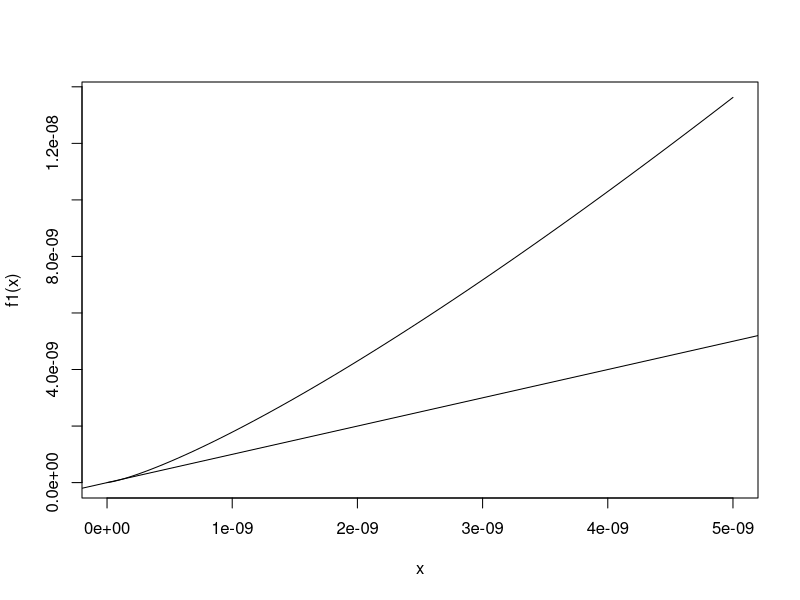
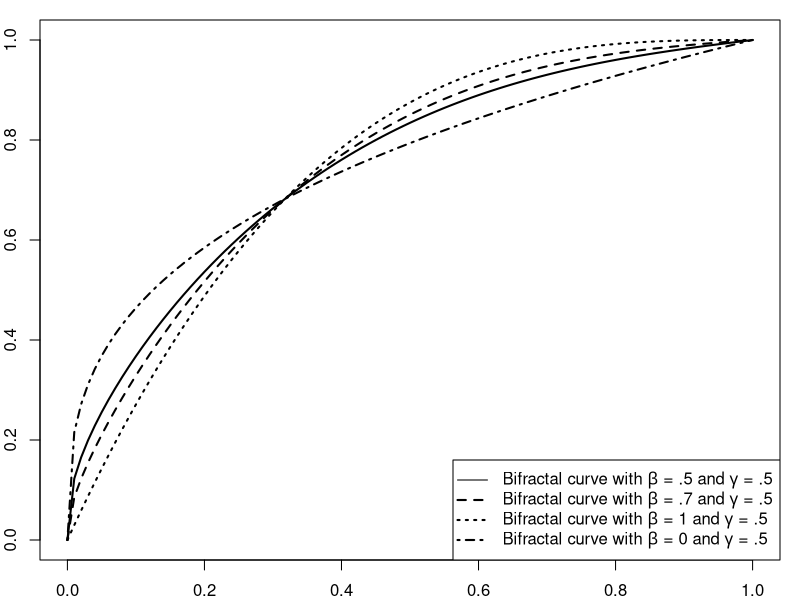
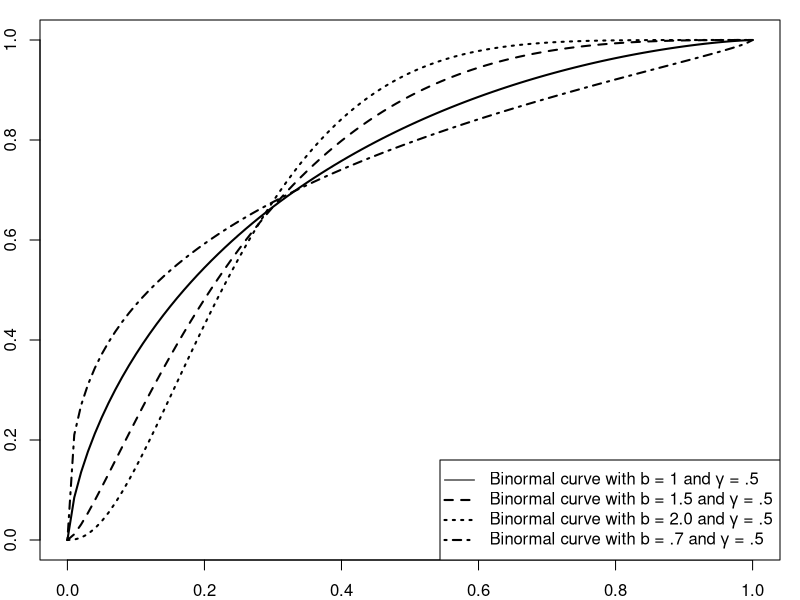
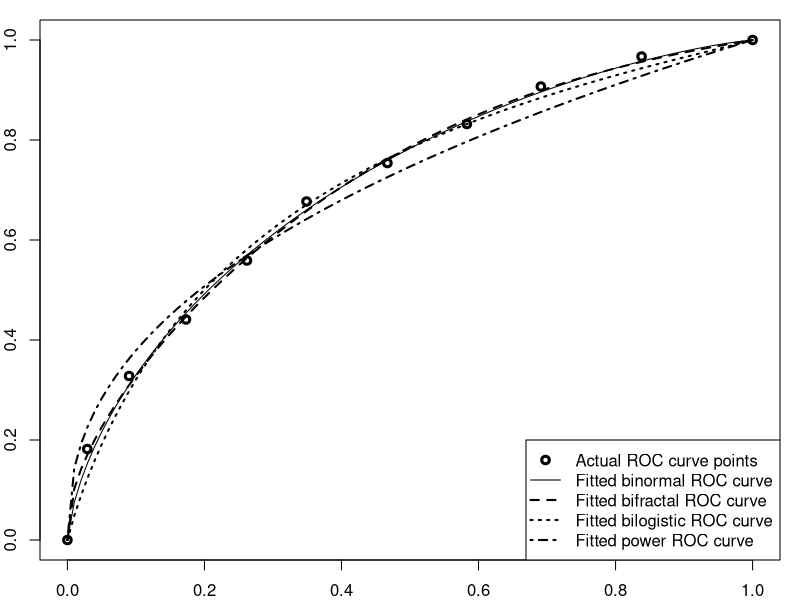
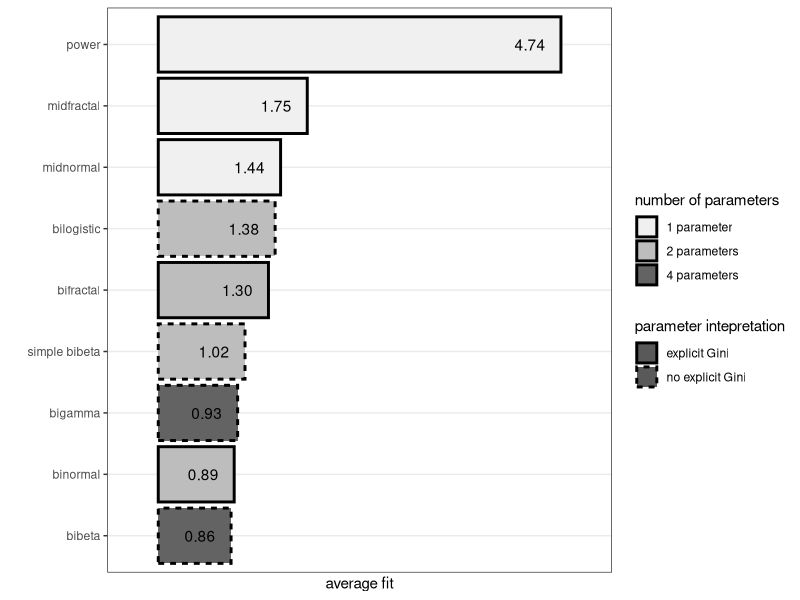
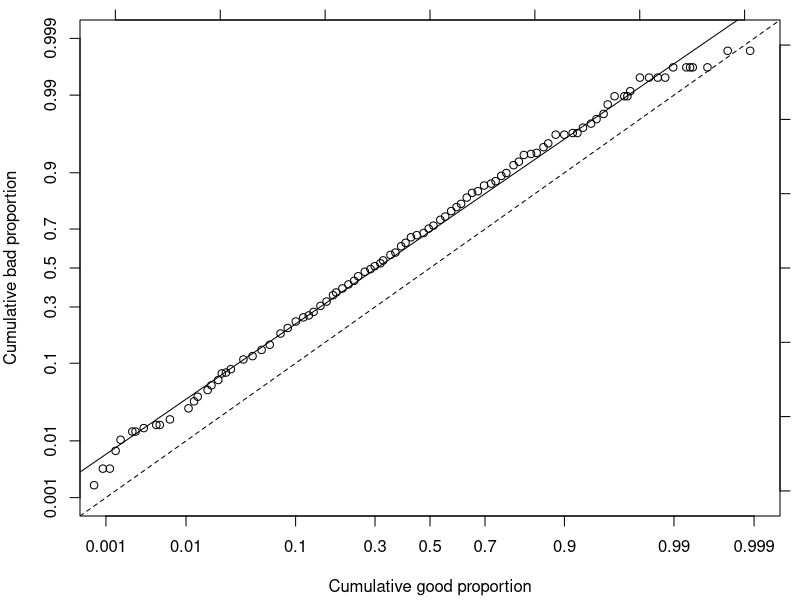
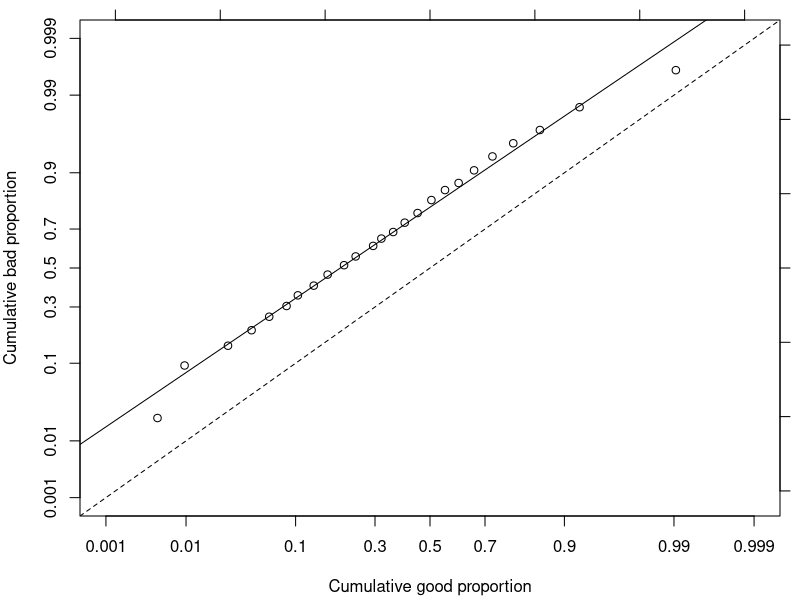
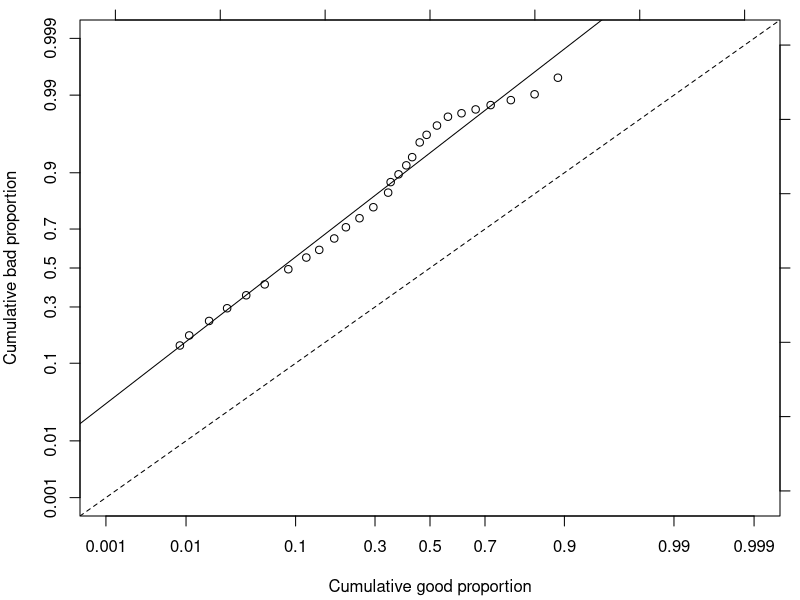

Generate these figures, in order, with R:
library(ggplot2)
library(ggthemes)
library(gtools)
library("RColorBrewer")
save_figures_flag=TRUE


### ROC curve models

#Bibeta function
FuncBibeta<-function(x, aG, bG, aB, bB){pbeta(qbeta(x,aG,bG),aB,bB)}

#Simplified bibeta function
FuncSBibeta<-function(x, aG, bB){1-(1-x^(1/aG))^bB}

#Bigamma function
FuncBigamma<-function(x, a1, b1, a2, b2){pgamma(qgamma(x,a1,b1),a2,b2)}

#Reformulated binormal function
FuncBinormal<-function(x,b,gamm){pnorm(qnorm((gamm+1)/2)*sqrt(1+b^2)+b*qnorm(x))}

#Bilogistic function
FuncBilogistic<-function(x, a0, a1){1/(1+exp(a1*log(1/x-1)-a0))}

#Power function
FuncPower<-function(x,g){x^((1-g)/(1+g))}

#Bifractal function
FuncBifractal <- function(x,beta,gamm){ (1-beta)*x^((1-gamm)/(1+gamm))+beta*(1-(1-x)^((1+gamm)/(1-gamm)))}

#Midfractal function
FuncMidfractal<-function(x,g){FuncBifractal(x,0.5,g)}

#Midnormal function
FuncMidnormal<-function(x,g){pnorm(qnorm((g+1)/2)*sqrt(2)+qnorm(x))}

#### Data

#Berg 
#https://academic.oup.com/rfs/article/33/7/2845/5568311

BergC_x<-c(0,0.014,0.028,0.044,0.067,0.084,0.11,0.13,0.148,0.174,0.208,0.236,0.262,0.282,0.303,0.321,0.349,0.372,0.392,0.416,0.443,0.469,0.512,0.556,0.591,0.644,0.694,0.745,0.808,0.861,0.895,0.942,0.97,1)
BergC_y<-c(0,0.066,0.111,0.163,0.216,0.249,0.311,0.348,0.384,0.426,0.465,0.5,0.522,0.545,0.571,0.588,0.625,0.649,0.666,0.685,0.706,0.721,0.749,0.78,0.81,0.841,0.867,0.891,0.92,0.941,0.955,0.978,0.988,1)

BergF_x<-c(0,0.016,0.029,0.053,0.084,0.103,0.166,0.251,0.288,0.326,0.367,0.447,0.502,0.588,0.651,0.735,0.844,0.9,0.936,1)
BergF_y<-c(0,0.14,0.204,0.292,0.367,0.403,0.503,0.606,0.631,0.67,0.708,0.76,0.803,0.844,0.882,0.92,0.964,0.976,0.99,1)

#Conolly, 2015, curve I
Conolly_I_x<-c(0, 0.0522522522522522, 0.106306306306306, 0.198198198198198, 0.254054054054054, 0.349549549549549, 0.463063063063063, 0.56036036036036, 0.679279279279279, 0.821621621621621, 1)
Conolly_I_y<-c(0, 0.158433734939758, 0.290361445783132, 0.456626506024096, 0.545180722891565, 0.644578313253011, 0.731325301204818, 0.828915662650601, 0.906626506024095, 0.966265060240963, 1)

#Conolly, 2015, curve II
Conolly_II_x<-c(0, 0.0612612612612612, 0.127927927927927, 0.209009009009009, 0.30990990990991, 0.401801801801802, 0.513513513513513, 0.607207207207207, 0.726126126126126, 0.855855855855856, 1)
Conolly_II_y<-c(0, 0.127710843373493, 0.277710843373493, 0.39156626506024, 0.490963855421686, 0.59578313253012, 0.689759036144577, 0.767469879518071, 0.859638554216866, 0.93012048192771, 1)

#Jennings, 2017
Jennings_x<-c(0, 0.0518404907975459, 0.101533742331288, 0.152147239263803, 0.199999999999999, 0.251533742331288, 0.303987730061349, 0.351840490797546, 0.399693251533742, 0.453987730061349, 0.502760736196319, 0.554294478527607, 0.599386503067484, 0.650920245398773, 0.709815950920245, 0.75122699386503, 0.805521472392638, 0.851533742331288, 0.902147239263803, 0.949079754601227, 1)
Jennings_y<-c(0, 0.257337883959044, 0.390443686006826, 0.490784982935153, 0.570648464163822, 0.642320819112628, 0.699658703071672, 0.746757679180887, 0.787713310580204, 0.82457337883959, 0.855290102389078, 0.879863481228669, 0.900341296928328, 0.920819112627986, 0.941296928327645, 0.951535836177474, 0.967918088737201, 0.978156996587031, 0.98839590443686, 0.994539249146758, 1)

#Hahm & Lee
HahmA_x<-c(0, 0, 0, 0.001, 0.003, 0.007, 0.014, 0.031, 0.074, 0.135, 0.257, 0.648, 0.918, 0.997, 1)
HahmA_y<-c(0, 0.003, 0.016, 0.049, 0.097, 0.178, 0.291, 0.414, 0.576, 0.689, 0.790, 0.945, 0.993, 1, 1)

HahmB_x<-c(0, 0, 0, 0, 0, 0.002, 0.0067, 0.015, 0.035, 0.073, 0.138, 0.268, 0.528, 0.735, 0.953, 0.997, 1)
HahmB_y<-c(0, 0, 0.001, 0.009, 0.036, 0.092, 0.184, 0.305, 0.438, 0.584, 0.720, 0.845, 0.947, 0.983, 0.998, 1, 1)

#Iyer https://www.nber.org/system/files/working_papers/w15242/w15242.pdf
Iyer_x<-c(0,0.013,0.045,0.079,0.115,0.188,0.255,0.309,0.353,0.404,0.44,0.479,0.518,0.565,0.622,0.672,0.728,0.779,0.828,0.878,0.934,1)
Iyer_y<-c(0,0.079,0.191,0.303,0.398,0.528,0.618,0.685,0.721,0.769,0.807,0.829,0.856,0.89,0.917,0.933,0.955,0.971,0.982,0.991,0.996,1)


# Řezáč & Řezáč, 2011
Rezac_x<-c(0, 0.0787195044874226, 0.168284666919479, 0.265630135254709, 0.365845025913285, 0.466198963468588, 0.569681456200227, 0.674668183541904, 0.781885981544685, 0.890766021994691, 1) 
Rezac_y<-c(0, 0.280469503698146, 0.468967735019831, 0.588969878872334, 0.689677350198306, 0.786686675956694, 0.857165826991103, 0.914889055632972, 0.953639189623754, 0.978347089720227, 1) 

RezacB_x<-c(0, 0.00468032, 0.00963357, 0.0270328, 0.0444337, 0.0626033, 0.0856843, 0.103838, 0.133772, 0.164513, 0.206242, 0.239203, 0.29389, 0.321474, 0.362724, 0.404795, 0.452942, 0.505316, 0.556843, 0.607544, 0.662868, 0.724255, 0.786363, 0.852627, 0.923084, 0.99047, 1) 
RezacB_y<-c(0, 0.0217549, 0.0947614, 0.147811, 0.201159, 0.255997, 0.30458, 0.356439, 0.406218, 0.464639, 0.515022, 0.561823, 0.616981, 0.653946, 0.685854, 0.729085, 0.770234, 0.819729, 0.852835, 0.873723, 0.905639, 0.933388, 0.953389, 0.968327, 0.984757, 0.996121, 1) 

#Wojcicki & Migut
Wojcicki_x<-c(0, 0.00180075, 0.0103416, 0.0236013, 0.0394678, 0.0582724, 0.0862182, 0.125754, 0.159735, 0.200729, 0.256747, 0.303452, 0.35555, 0.413357, 0.464957, 0.514596, 0.565211, 0.618765, 0.674278, 0.729626, 0.788731, 0.847508, 0.914449, 1) 
Wojcicki_y<-c(0, 0.0148117, 0.171101, 0.279015, 0.370014, 0.45917, 0.543327, 0.620904, 0.68974, 0.732154, 0.7873, 0.82259, 0.871643, 0.905376, 0.931954, 0.950065, 0.959189, 0.968056, 0.976135, 0.979454, 0.988072, 0.992458, 0.999774, 1) 

#Tobback & Martens, 2017
Tobback_x<-c(0, 0.00853731343283581, 0.0108412483039348, 0.0175902306648574, 0.0265210312075983, 0.0398398914518317, 0.0574979647218452, 0.0883364993215739, 0.119109905020352, 0.145438263229308, 0.180559023066485, 0.211299864314789, 0.250719131614654, 0.294518317503392, 0.34488738127544, 0.353728629579376, 0.38216553595658, 0.410602442333785, 0.432477611940298, 0.460922659430122, 0.487137042062415, 0.526442333785617, 0.567921302578019, 0.618111261872456, 0.668301221166892, 0.718491180461329, 0.779590230664857, 0.840689280868385, 0.888705563093622, 1)
Tobback_y<-c(0, 0.148507462686567, 0.182089552238805, 0.238059701492537, 0.294029850746268, 0.356716417910447, 0.412686567164179, 0.493283582089552, 0.555970149253731, 0.596268656716418, 0.654477611940298, 0.70820895522388, 0.748507462686567, 0.793283582089552, 0.844776119402985, 0.876119402985074, 0.896268656716418, 0.916417910447761, 0.932089552238806, 0.954477611940298, 0.963432835820895, 0.972388059701492, 0.97910447761194, 0.98134328358209, 0.983582089552239, 0.985820895522388, 0.988059701492537, 0.990298507462687, 0.994776119402985, 1)

#ModelA1
A1_x<-c(0, 0.000679655641141822, 0.000906207521522429, 0.00113275940190304, 0.00135931128228364, 0.00158586316266425, 0.00226551880380607, 0.00249207068418668, 0.0031717263253285, 0.00453103760761214, 0.00498414136837336, 0.00657000453103761, 0.0106479383778885, 0.0122338015405528, 0.0133665609424558, 0.0169913910285455, 0.0185772541912098, 0.0217489805165383, 0.0235613955595831, 0.0258269143633892, 0.0287720888083371, 0.0376076121431808, 0.0453103760761214, 0.0541458994109651, 0.0632079746261894, 0.0770276393294064, 0.0874490258269144, 0.100362483008609, 0.113502492070684, 0.123923878568192, 0.133439057544178, 0.148164929768917, 0.161984594472134, 0.177616674218396, 0.185319438151337, 0.201857725419121, 0.218396012686905, 0.234707748074309, 0.246714997734481, 0.267104666968736, 0.285228817399184, 0.299048482102401, 0.318078840054372, 0.327820570910739, 0.353194381513367, 0.370865428183054, 0.391481649297689, 0.407793384685093, 0.427956502038967, 0.449705482555505, 0.475758948799275, 0.495015858631627, 0.513140009062075, 0.539193475305845, 0.557544177616674, 0.580199365654735, 0.599909379247848, 0.616447666515632, 0.637063887630267, 0.655867693701858, 0.676030811055732, 0.697100135931128, 0.719755323969189, 0.734254644313548, 0.751699139102855, 0.766651563207975, 0.78726778432261, 0.801540552786588, 0.814680561848663, 0.832351608518351, 0.845491617580426, 0.860444041685546, 0.870185772541912, 0.884685092886271, 0.899864068871772, 0.913230629814227, 0.920027186225646, 0.927729950158586, 0.937698232895333, 0.943815133665609, 0.951064793837789, 0.954916175804259, 0.960806524694155, 0.968056184866334, 0.97009515178976, 0.971907566832805, 0.977344811961939, 0.981649297689171, 0.98504757589488, 0.987539646579067, 0.989805165382873, 0.992750339827821, 0.993429995468962, 0.993883099229724, 0.995922066153149, 0.997734481196194, 0.998867240598097, 0.999093792478478, 0.999546896239239, 0.999773448119619, 1)
A1_y<-c(0, 0.00173310225303293, 0.00346620450606586, 0.00346620450606586, 0.00693240901213172, 0.0103986135181976, 0.0138648180242634, 0.0138648180242634, 0.0155979202772964, 0.0173310225303293, 0.0173310225303293, 0.0207972270363951, 0.0294627383015598, 0.0363951473136915, 0.0415944540727903, 0.0502599653379549, 0.0571923743500867, 0.0658578856152513, 0.0779896013864818, 0.0797227036395147, 0.0866551126516465, 0.109185441941075, 0.117850953206239, 0.135181975736568, 0.150779896013865, 0.188908145580589, 0.209705372616984, 0.235701906412478, 0.253032928942808, 0.261698440207972, 0.277296360485269, 0.305025996533795, 0.325823223570191, 0.357019064124783, 0.370883882149047, 0.391681109185442, 0.412478336221837, 0.431542461005199, 0.45580589254766, 0.480069324090121, 0.493934142114385, 0.509532062391681, 0.525129982668977, 0.540727902946274, 0.570190641247834, 0.582322357019064, 0.61525129982669, 0.632582322357019, 0.660311958405546, 0.670710571923744, 0.681109185441941, 0.701906412478336, 0.7157712305026, 0.741767764298094, 0.755632582322357, 0.778162911611785, 0.793760831889081, 0.805892547660312, 0.82842287694974, 0.844020797227036, 0.849220103986135, 0.866551126516464, 0.871750433275563, 0.878682842287695, 0.892547660311958, 0.89948006932409, 0.916811091854419, 0.923743500866551, 0.935875216637782, 0.937608318890815, 0.939341421143847, 0.948006932409012, 0.953206239168111, 0.963604852686308, 0.963604852686308, 0.965337954939341, 0.965337954939341, 0.97053726169844, 0.974003466204506, 0.977469670710572, 0.980935875216638, 0.986135181975737, 0.989601386481802, 0.989601386481802, 0.989601386481802, 0.991334488734835, 0.994800693240901, 0.994800693240901, 0.994800693240901, 0.994800693240901, 0.996533795493934, 0.996533795493934, 0.996533795493934, 0.996533795493934, 0.996533795493934, 0.998266897746967, 0.998266897746967, 1, 1, 1, 1)

#ModelA2
A2_y<-c(0, 0.0015017833677492, 0.00168950628871785, 0.00206495213065515, 0.00281584381452975, 0.0030035667354984, 0.00319128965646705, 0.0033790125774357, 0.00412990426131031, 0.00431762718227896, 0.00450535010324761, 0.00525624178712221, 0.00544396470809086, 0.00563168762905951, 0.00694574807584006, 0.00713347099680871, 0.00750891683874601, 0.00807208560165196, 0.00825980852262061, 0.00863525436455791, 0.00938614604843251, 0.00994931481133846, 0.0108879294161817, 0.0116388211000563, 0.011826544021025, 0.0135160503097428, 0.0152055565984607, 0.0161441712033039, 0.0168950628871785, 0.0176459545710531, 0.0182091233339591, 0.019335460859771, 0.0197109067017083, 0.0200863525436456, 0.0208372442275202, 0.0210249671484888, 0.0229021963581753, 0.0232776422001126, 0.0244039797259245, 0.0255303172517364, 0.0264689318565797, 0.0272198235404543, 0.0274075464614229, 0.0289093298291721, 0.0298479444340154, 0.0309742819598273, 0.0326637882485451, 0.0339778486953257, 0.0352919091421063, 0.0360428008259809, 0.038107752956636, 0.0399849821663225, 0.0405481509292285, 0.0428008259808523, 0.0435517176647269, 0.0465552844002253, 0.0471184531631312, 0.049371128214755, 0.0504974657405669, 0.0523746949502534, 0.0540642012389713, 0.0555659846067205, 0.0583818284212502, 0.0600713347099681, 0.0613853951567486, 0.0638257931293411, 0.064952130655153, 0.06814342031162, 0.0711469870471185, 0.0745259996245542, 0.0769663975971466, 0.0790313497278018, 0.0820349164633002, 0.0833489769100807, 0.0859770978036418, 0.0886052186972029, 0.0914210625117327, 0.0938614604843251, 0.0976159189036981, 0.101182654402103, 0.105875727426319, 0.107752956636005, 0.110944246292472, 0.113947813027971, 0.117702271447344, 0.120330392340905, 0.123897127839309, 0.126712971653839, 0.129528815468369, 0.134409611413554, 
        0.137600901070021, 0.141167636568425, 0.143983480382955, 0.148113384644265, 0.153181903510419, 0.15712408485076, 0.160503097428196, 0.16275577247982, 0.16688567674113, 0.170452412239534, 0.173268256054064, 0.176084099868594, 0.179087666604092, 0.181528064576685, 0.185470245917026, 0.190351041862211, 0.195607283649334, 0.199924910831613, 0.204993429697766, 0.209123333959076, 0.213816406983293, 0.219823540454289, 0.224892059320443, 0.229209686502722, 0.23502909705275, 0.240097615918904, 0.246855641073775, 0.253050497465741, 0.260371691383518, 0.266941993617421, 0.272385958325512, 0.279894875164258, 0.283086164820725, 0.286652900319129, 0.291158250422377, 0.29622676928853, 0.30035667354984, 0.304298854890182, 0.309555096677304, 0.313685000938615, 0.320630749014455, 0.325699267880608, 0.331143232588699, 0.33790125774357, 0.343157499530693, 0.349164633001689, 0.353482260183968, 0.361178899943683, 0.365684250046931, 0.37131593767599, 0.375633564858269, 0.379388023277642, 0.384831987985733, 0.391214567298667, 0.396470809085789, 0.402853388398723, 0.409611413553595, 0.414867655340717, 0.421250234653651, 0.428195982729491, 0.434015393279519, 0.441712033039234, 0.447719166510231, 0.452412239534447, 0.458794818847381, 0.463300168950629, 0.467993241974845, 0.475126712971654, 0.481509292284588, 0.489769100807209, 0.49371128214755, 0.501783367749202, 0.506100994931481, 0.513985357612164, 0.519992491083161, 0.525811901633189, 0.532006758025155, 0.535385770602591, 0.541392904073587, 0.54664914586071, 0.552656279331706, 0.559789750328515, 0.5646705462737, 0.574619861085038, 0.580063825793129, 0.588699080157687, 0.594330767786747, 0.600713347099681, 0.608785432701333, 0.61329078280458, 0.619297916275577, 0.621550591327201, 0.629247231086916, 0.635442087478881, 0.639571991740192, 0.64952130655153, 0.654402102496715, 0.661160127651586, 0.667167261122583, 0.672986671672611, 0.679744696827483, 
        0.685376384456542, 0.693073024216257, 0.698329266003379, 0.706589074526, 0.711469870471184, 0.718040172705087, 0.722545522808335, 0.726487704148677, 0.736061573118078, 0.740379200300357, 0.74544771916651, 0.75239346724235, 0.758212877792378, 0.76628496339403, 0.772667542706964, 0.779050122019899, 0.783555472123146, 0.788436268068331, 0.79556973906514, 0.798573305800638, 0.804955885113572, 0.807584006007133, 0.81359113947813, 0.818659658344284, 0.822601839684626, 0.824854514736249, 0.829359864839497, 0.835742444152431, 0.837995119204055, 0.842500469307302, 0.846818096489581, 0.850760277829923, 0.855077905012202, 0.857330580063826, 0.862586821850948, 0.865590388586446, 0.869720292847757, 0.874225642951004, 0.878355547212315, 0.884925849446217, 0.888868030786559, 0.892997935047869, 0.896752393467242, 0.902196358175333, 0.904261310305988, 0.905763093673738, 0.907828045804393, 0.909705275014079, 0.913459733433452, 0.915900131406045, 0.917589637694763, 0.919654589825418, 0.923033602402853, 0.927538952506101, 0.932419748451286, 0.935047869344847, 0.938051436080345, 0.940116388211001, 0.942744509104562, 0.945372629998123, 0.949127088417496, 0.950253425943308, 0.951567486390088, 0.951942932232026, 0.952130655152994, 0.953444715599775, 0.954195607283649, 0.954758776046555, 0.956260559414304, 0.957574619861085, 0.958888680307866, 0.960015017833677, 0.961141355359489, 0.962079969964333, 0.96245541580627, 0.963206307490145, 0.963394030411113, 0.963769476253051, 0.965458982541768, 0.966022151304674, 0.967336211751455, 0.968274826356298, 0.969588886803079, 0.970339778486953, 0.971090670170828, 0.971841561854702, 0.972404730617608, 0.97353106814342, 0.974094236906326, 0.974845128590201, 0.976159189036981, 0.976722357799887, 0.977285526562793, 0.977660972404731, 0.978036418246668, 0.978224141167637, 0.978787309930543, 0.978975032851511, 0.97916275577248, 0.98047681621926, 0.980664539140229, 
        0.981603153745072, 0.982166322507978, 0.982166322507978, 0.982917214191853, 0.983104937112821, 0.984231274638633, 0.984418997559602, 0.985545335085414, 0.985920780927351, 0.986671672611226, 0.987610287216069, 0.987985733058006, 0.988173455978975, 0.988736624741881, 0.989299793504787, 0.989675239346724, 0.989862962267693, 0.989862962267693, 0.990613853951568, 0.990801576872536, 0.991177022714473, 0.991364745635442, 0.991552468556411, 0.991740191477379, 0.991927914398348, 0.992491083161254, 0.99305425192416, 0.993617420687066, 0.993992866529003, 0.994180589449972, 0.99436831237094, 0.994743758212878, 0.994931481133846, 0.995682372817721, 0.995682372817721, 0.99587009573869, 0.996433264501596, 0.996433264501596, 0.996620987422564, 0.996808710343533, 0.996996433264502, 0.99718415618547, 0.997371879106439, 0.997559602027408, 1)
A2_x<-c(0, 0.00141843971631206, 0.00141843971631206, 0.00141843971631206, 0.00141843971631206, 0.00141843971631206, 0.00141843971631206, 0.00141843971631206, 0.00141843971631206, 0.00141843971631206, 0.00141843971631206, 0.00141843971631206, 0.00141843971631206, 0.00141843971631206, 0.00141843971631206, 0.00141843971631206, 0.00141843971631206, 0.00141843971631206, 0.00141843971631206, 0.00141843971631206, 0.00141843971631206, 0.00141843971631206, 0.00141843971631206, 0.00141843971631206, 0.00141843971631206, 0.00141843971631206, 0.00141843971631206, 0.00141843971631206, 0.00141843971631206, 0.00141843971631206, 0.00141843971631206, 0.00141843971631206, 0.00141843971631206, 0.00141843971631206, 0.00141843971631206, 0.00141843971631206, 0.00283687943262411, 0.00283687943262411, 0.00283687943262411, 0.00283687943262411, 0.00283687943262411, 0.00283687943262411, 0.00283687943262411, 0.00283687943262411, 0.00283687943262411, 0.00425531914893617, 0.00567375886524823, 0.00567375886524823, 0.00567375886524823, 0.00709219858156028,         0.00709219858156028, 0.00709219858156028, 0.00709219858156028, 0.00709219858156028, 0.00709219858156028, 0.0113475177304965, 0.0113475177304965, 0.0113475177304965, 0.0141843971631206, 0.0141843971631206, 0.0156028368794326, 0.0184397163120567, 0.0198581560283688, 0.0198581560283688, 0.0198581560283688, 0.0198581560283688, 0.0198581560283688, 0.0198581560283688, 0.0198581560283688, 0.0198581560283688, 0.0212765957446809, 0.0226950354609929, 0.0226950354609929, 0.0226950354609929, 0.024113475177305, 0.024113475177305, 0.024113475177305, 0.025531914893617, 0.0269503546099291, 0.0283687943262411, 0.0283687943262411, 0.0283687943262411, 0.0297872340425532, 0.0297872340425532, 0.0312056737588652, 0.0312056737588652, 0.0326241134751773, 0.0354609929078014, 0.0368794326241135, 0.0411347517730496, 0.0411347517730496, 0.0425531914893617, 
        0.0468085106382979, 0.0468085106382979, 0.0468085106382979, 0.049645390070922, 0.0524822695035461, 0.0553191489361702, 0.0553191489361702, 0.0581560283687943, 0.0609929078014184, 0.0609929078014184, 0.0624113475177305, 0.0652482269503546, 0.0652482269503546, 0.0652482269503546, 0.0652482269503546, 0.0709219858156028, 0.0723404255319149, 0.0765957446808511, 0.0794326241134752, 0.0808510638297872, 0.0822695035460993, 0.0865248226950355, 0.0879432624113475, 0.0893617021276596, 0.0950354609929078, 0.0950354609929078, 0.0978723404255319, 0.100709219858156, 0.104964539007092, 0.109219858156028, 0.109219858156028, 0.11063829787234, 0.11063829787234, 0.114893617021277, 0.119148936170213, 0.121985815602837, 0.121985815602837, 0.127659574468085, 0.134751773049645, 0.13758865248227, 0.140425531914894, 0.141843971631206, 0.15177304964539, 0.15177304964539, 0.154609929078014, 0.160283687943262, 0.163120567375887, 0.164539007092199, 0.168794326241135, 0.173049645390071, 0.175886524822695, 0.178723404255319, 0.185815602836879, 0.191489361702128, 0.197163120567376, 0.204255319148936, 0.205673758865248, 0.211347517730496, 0.215602836879433, 0.218439716312057, 0.228368794326241, 0.236879432624113, 0.242553191489362, 0.249645390070922, 0.25531914893617, 0.259574468085106, 0.263829787234043, 0.269503546099291, 0.275177304964539, 0.280851063829787, 0.282269503546099, 0.286524822695035, 0.292198581560284, 0.299290780141844, 0.300709219858156, 0.302127659574468, 0.312056737588652, 0.319148936170213, 0.321985815602837, 0.330496453900709, 0.333333333333333, 0.334751773049645, 0.336170212765957, 0.339007092198582, 0.347517730496454, 0.353191489361702, 0.361702127659574, 0.365957446808511, 0.368794326241135, 0.373049645390071, 0.375886524822695, 0.385815602836879, 0.391489361702128, 0.401418439716312, 0.40709219858156, 0.417021276595745, 0.425531914893617, 0.439716312056738, 0.443971631205674, 
        0.446808510638298, 0.452482269503546, 0.466666666666667, 0.476595744680851, 0.485106382978723, 0.486524822695035, 0.493617021276596, 0.495035460992908, 0.509219858156028, 0.516312056737589, 0.519148936170213, 0.526241134751773, 0.531914893617021, 0.54468085106383, 0.554609929078014, 0.560283687943262, 0.564539007092199, 0.575886524822695, 0.577304964539007, 0.580141843971631, 0.588652482269504, 0.597163120567376, 0.602836879432624, 0.612765957446809, 0.621276595744681, 0.632624113475177, 0.638297872340426, 0.642553191489362, 0.651063829787234, 0.660992907801418, 0.670921985815603, 0.678014184397163, 0.683687943262411, 0.692198581560284, 0.709219858156028, 0.714893617021277, 0.723404255319149, 0.726241134751773, 0.730496453900709, 0.740425531914894, 0.746099290780142, 0.750354609929078, 0.753191489361702, 0.761702127659574, 0.771631205673759, 0.777304964539007, 0.780141843971631, 0.782978723404255, 0.785815602836879, 0.79290780141844, 0.797163120567376, 0.80709219858156, 0.814184397163121, 0.818439716312057, 0.834042553191489, 0.835460992907801, 0.84113475177305, 0.845390070921986, 0.851063829787234, 0.859574468085106, 0.870921985815603, 0.872340425531915, 0.872340425531915, 0.873758865248227, 0.876595744680851, 0.880851063829787, 0.882269503546099, 0.883687943262411, 0.890780141843972, 0.890780141843972, 0.89645390070922, 0.897872340425532, 0.899290780141844, 0.900709219858156, 0.900709219858156, 0.900709219858156, 0.906382978723404, 0.91063829787234, 0.912056737588652, 0.913475177304965, 0.914893617021277, 0.916312056737589, 0.916312056737589, 0.920567375886525, 0.923404255319149, 0.924822695035461, 0.924822695035461, 0.933333333333333, 0.933333333333333, 0.933333333333333, 0.934751773049645, 0.934751773049645, 0.936170212765957, 0.936170212765957, 0.941843971631206, 0.941843971631206, 0.943262411347518, 0.946099290780142, 0.946099290780142, 0.948936170212766, 
        0.948936170212766, 0.950354609929078, 0.950354609929078, 0.953191489361702, 0.956028368794326, 0.956028368794326, 0.956028368794326, 0.956028368794326, 0.956028368794326, 0.957446808510638, 0.95886524822695, 0.964539007092199, 0.967375886524823, 0.970212765957447, 0.971631205673759, 0.971631205673759, 0.971631205673759, 0.973049645390071, 0.974468085106383, 0.974468085106383, 0.978723404255319, 0.978723404255319, 0.978723404255319, 0.981560283687943, 0.981560283687943, 0.982978723404255, 0.982978723404255, 0.984397163120567, 0.985815602836879, 0.985815602836879, 0.987234042553191, 0.987234042553191, 0.987234042553191, 0.987234042553191, 0.988652482269504, 0.990070921985816, 0.991489361702128, 0.99290780141844, 0.994326241134752, 0.995744680851064, 0.995744680851064, 0.998581560283688, 0.998581560283688, 0.998581560283688, 0.998581560283688, 1)

#ModelB1
B1_x<-c(0, 0.00199236260999502, 0.00249045326249377, 0.00282251369749294, 0.00315457413249211, 
        0.00365266478499087, 0.00398472521999004, 0.00415075543748962, 0.00464884608998838, 
        0.00514693674248713, 0.00630914826498423, 0.00680723891748298, 0.00713929935248215, 
        0.00730532956998174, 0.00813548065747966, 0.00929769217997676, 0.0102938734849743, 
        0.0112900547899718, 0.0129503569649676, 0.0149427195749626, 0.0159389008799602, 
        0.0169350821849577, 0.0177652332724556, 0.0189274447949527, 0.0192595052299519, 
        0.0207537771874481, 0.0222480491449444, 0.0288892578449278, 0.0313797111074215, 
        0.0320438319774199, 0.0347003154574132, 0.0355304665449112, 0.0365266478499087, 
        0.0380209198074049, 0.039183131329902, 0.0421716752448946, 0.0438319774198904, 
        0.0448281587248879, 0.0456583098123859, 0.0473186119873817, 0.0484808235098788, 
        0.050805246554873, 0.0537937904698655, 0.054789971774863, 0.0564502739498589, 
        0.0577785156898556, 0.0597708782998506, 0.0610991200398473, 0.0622613315623443, 
        0.0639216337373402, 0.0667441474348331, 0.0698987215673253, 0.0722231446123194, 
        0.0737174165698157, 0.0755437489623111, 0.0775361115723062, 0.0881620454922796, 
        0.0909845591897725, 0.0926448613647684, 0.0946372239747634, 0.105595218329736, 
        0.114062759422215, 0.115224970944712, 0.118213514859704, 0.121368088992197, 
        0.12419060268969, 0.12784326747468, 0.130499750954674, 0.132658143782168, 0.134318445957164, 
        0.140959654657148, 0.143616138137141, 0.146604682052133, 0.149427195749626, 0.154740162709613, 
        0.157894736842105, 0.162377552714594, 0.167690519674581, 0.171177154242072, 0.175161879462062, 
        0.18811223642703, 0.19591565664951, 0.200730532956998, 0.209198074049477, 0.213348829486967, 
        0.216835464054458, 0.230449941889424, 0.234102606674415, 0.25585256516686, 0.264486136476839, 
        0.269467043001826, 0.275610161049311, 0.285738004316786, 0.302507056284244, 0.306823841939233, 
        0.312800929769218, 0.317781836294206, 0.322264652166694, 0.326581437821684, 0.336543250871659, 
        0.341856217831645, 0.347667275444131, 0.357297028059107, 0.364768387846588, 0.374896231114063, 
        0.380873318944048, 0.384692013946538, 0.391333222646522, 0.399468703304001, 0.407272123526482, 
        0.413415241573966, 0.417898057446455, 0.423044994188942, 0.42785987049643, 0.432674746803918, 
        0.439315955503902, 0.445293043333887, 0.465548729868836, 0.470529636393824, 0.476506724223809, 
        0.481985721401295, 0.488792960318778, 0.494604017931264, 0.516686036858708, 0.537771874481156, 
        0.543416901876141, 0.548895899053628, 0.566495102108584, 0.572970280591068, 0.578117217333555, 
        0.588411090818529, 0.609995019093475, 0.61613813714096, 0.632741158890918, 0.64403121368089, 
        0.64818196911838, 0.68819525153578, 0.697825004150755, 0.760750456583098, 0.764901212020588, 
        0.798771376390503, 0.81205379379047, 0.81587248879296, 0.823509878797941, 0.881786485140296, 
        0.906691017765233, 0.993192761082517, 1)
B1_y<-c(0, 0.0285714285714286, 0.0357142857142857, 0.0428571428571429, 0.0571428571428571, 
        0.0642857142857143, 0.0678571428571429, 0.0714285714285714, 0.0785714285714286, 
        0.0821428571428571, 0.0928571428571429, 0.0964285714285714, 0.1, 0.114285714285714, 
        0.132142857142857, 0.135714285714286, 0.139285714285714, 0.146428571428571, 0.153571428571429,
        0.164285714285714, 0.167857142857143, 0.171428571428571, 0.178571428571429, 0.189285714285714, 
        0.196428571428571, 0.203571428571429, 0.210714285714286, 0.214285714285714, 0.225, 
        0.228571428571429, 0.239285714285714, 0.242857142857143, 0.25, 0.257142857142857, 
        0.260714285714286, 0.264285714285714, 0.267857142857143, 0.278571428571429, 0.282142857142857, 
        0.285714285714286, 0.3, 0.310714285714286, 0.317857142857143, 0.328571428571429, 0.339285714285714,
        0.342857142857143, 0.353571428571429, 0.367857142857143, 0.375, 0.378571428571429, 
        0.382142857142857, 0.385714285714286, 0.392857142857143, 0.396428571428571, 
        0.407142857142857, 0.417857142857143, 0.428571428571429, 0.432142857142857, 0.442857142857143, 
        0.45, 0.464285714285714, 0.475, 0.482142857142857, 0.485714285714286, 0.489285714285714, 
        0.492857142857143, 0.5, 0.507142857142857, 0.514285714285714, 0.521428571428571, 0.525, 
        0.528571428571429, 0.539285714285714, 0.542857142857143, 0.55, 0.560714285714286, 
        0.564285714285714, 0.578571428571429, 0.582142857142857, 0.6, 0.607142857142857, 
        0.617857142857143, 0.628571428571429, 0.635714285714286, 0.646428571428571, 0.660714285714286, 
        0.667857142857143, 0.671428571428571, 0.682142857142857, 0.689285714285714, 0.692857142857143, 
        0.696428571428571, 0.703571428571429, 0.714285714285714, 0.721428571428571, 0.728571428571429, 
        0.732142857142857, 0.739285714285714, 0.742857142857143, 0.75, 0.757142857142857, 
        0.760714285714286, 0.771428571428571, 0.775, 0.782142857142857, 0.789285714285714, 
        0.796428571428571, 0.8, 0.803571428571429, 0.814285714285714, 0.817857142857143, 0.825,
        0.828571428571429, 0.839285714285714, 0.842857142857143, 0.846428571428571, 0.85, 
        0.857142857142857, 0.864285714285714, 0.867857142857143, 0.871428571428571, 0.875, 
        0.882142857142857, 0.885714285714286, 0.889285714285714, 0.896428571428571, 0.9, 
        0.907142857142857, 0.910714285714286, 0.925, 0.928571428571429, 0.932142857142857, 
        0.939285714285714, 0.942857142857143, 0.946428571428571, 0.95, 0.957142857142857, 
        0.967857142857143, 0.971428571428571, 0.975, 0.978571428571429, 0.982142857142857, 
        0.985714285714286, 0.989285714285714, 0.992857142857143, 0.996428571428571, 1, 1)

#ModelB2
B2_x<-c(0, 0.00228050171037628, 0.0136830102622577, 0.0171037628278221, 0.0182440136830103, 
        0.0228050171037628, 0.0273660205245154, 0.0307867730900798, 0.0364880273660205, 
        0.0387685290763968, 0.0444697833523375, 0.0456100342075257, 0.0478905359179019, 
        0.0490307867730901, 0.0501710376282782, 0.0547320410490308, 0.0570125427594071, 
        0.0638540478905359, 0.0672748004561003, 0.0695553021664766, 0.0718358038768529, 
        0.0741163055872292, 0.0775370581527936, 0.0843785632839225, 0.0877993158494869, 
        0.100342075256556, 0.101482326111745, 0.103762827822121, 0.114025085518814, 0.118586088939567, 
        0.119726339794755, 0.120866590649943, 0.124287343215507, 0.133409350057013, 0.134549600912201, 
        0.135689851767389, 0.137970353477765, 0.151653363740023, 0.163055872291904, 0.171037628278221, 
        0.173318129988597, 0.174458380843786, 0.183580387685291, 0.19612314709236, 0.197263397947548, 
        0.199543899657925, 0.205245153933865, 0.221208665906499, 0.269099201824401, 0.313568985176739, 
        0.31927023945268, 0.326111744583808, 0.329532497149373, 0.33751425313569, 0.343215507411631, 
        0.347776510832383, 0.354618015963512, 0.371721778791334, 0.378563283922463, 0.394526795895097, 
        0.40478905359179, 0.591790193842645, 0.706955530216648, 0.769669327251995, 0.818700114025085, 
        0.868871151653364, 1)

B2_y<-c(0, 0.078125, 0.171875, 0.1953125, 0.2109375, 0.2421875, 0.25, 0.265625, 0.2734375, 0.296875, 
        0.3125, 0.3203125, 0.3359375, 0.3671875, 0.390625, 0.40625, 0.421875, 0.4296875, 0.4375, 
        0.4609375, 0.4765625, 0.484375, 0.4921875, 0.515625, 0.5234375, 0.5390625, 0.546875, 
        0.5546875, 0.578125, 0.59375, 0.6015625, 0.609375, 0.6171875, 0.65625, 0.6640625, 0.671875, 
        0.6953125, 0.7265625, 0.7421875, 0.75, 0.7578125, 0.765625, 0.7734375, 0.796875, 0.8046875, 
        0.8125, 0.8203125, 0.828125, 0.84375, 0.8515625, 0.859375, 0.8671875, 0.875, 0.8828125, 
        0.890625, 0.8984375, 0.90625, 0.9140625, 0.921875, 0.9375, 0.953125, 0.96875, 0.9765625, 
        0.984375, 0.9921875, 1, 1)


#ModelB3
B3_x<-c(0, 0.00114025085518814, 0.00342075256556442, 0.015963511972634, 0.0182440136830103, 
        0.0285062713797035, 0.0330672748004561, 0.0353477765108324, 0.0364880273660205, 
        0.0456100342075257, 0.0490307867730901, 0.0524515393386545, 0.0570125427594071, 
        0.0581527936145952, 0.0604332953249715, 0.0638540478905359, 0.0695553021664766, 
        0.0718358038768529, 0.0820980615735462, 0.0855188141391106, 0.096921322690992, 
        0.118586088939567, 0.123147092360319, 0.133409350057013, 0.135689851767389, 
        0.139110604332953, 0.14139110604333, 0.143671607753706, 0.14709236031927, 0.152793614595211, 
        0.167616875712657, 0.193842645381984, 0.198403648802737, 0.204104903078677, 0.214367160775371, 
        0.233751425313569, 0.251995438996579, 0.255416191562144, 0.259977194982896, 0.269099201824401, 
        0.279361459521095, 0.285062713797035, 0.318129988597491, 0.31927023945268, 0.332953249714937, 
        0.345496009122007, 0.362599771949829, 0.369441277080958, 0.378563283922463, 0.38654503990878, 
        0.411630558722919, 0.4230330672748, 0.438996579247434, 0.446978335233751, 0.449258836944128, 
        0.456100342075257, 0.472063854047891, 0.498289623717218, 0.499429874572406, 0.514253135689852, 
        0.521094640820981, 0.55188141391106, 0.58266818700114, 0.632839224629418, 0.639680729760547, 
        0.648802736602052, 0.654503990877993, 0.671607753705815, 0.690992018244014, 0.725199543899658, 
        0.806157354618016, 0.841505131128848, 0.849486887115165, 0.890535917901938, 0.915621436716078, 1)

B3_y<-c(0, 0.03125, 0.078125, 0.171875, 0.1796875, 0.234375, 0.25, 0.265625, 0.28125, 0.3125, 
        0.328125, 0.3359375, 0.359375, 0.375, 0.3828125, 0.390625, 0.3984375, 0.4140625, 0.421875, 0.4609375, 
        0.4921875, 0.5, 0.5078125, 0.515625, 0.5234375, 0.53125, 0.5390625, 0.5546875, 0.5625, 0.5703125, 
        0.578125, 0.59375, 0.609375, 0.6171875, 0.625, 0.6328125, 0.640625, 0.6484375, 0.65625, 0.6640625, 
        0.671875, 0.6796875, 0.6953125, 0.703125, 0.7109375, 0.71875, 0.7265625, 0.734375, 0.7421875, 0.75, 
        0.7734375, 0.7890625, 0.796875, 0.8125, 0.8203125, 0.828125, 0.8359375, 0.84375, 0.859375, 0.8671875, 
        0.875, 0.890625, 0.8984375, 0.9140625, 0.921875, 0.9296875, 0.9375, 0.9453125, 0.953125, 0.9609375, 
        0.96875, 0.9765625, 0.984375, 0.9921875, 1, 1)

#ModelC1
C1_x<-c(0, 0.00117794879849223, 0.00753887231035024, 0.012721847023716, 0.0263075231663264, 0.0530862258520496, 0.0936861944400817, 0.140725616459871, 0.200565415423276, 0.276503847966075, 0.360844981938118, 0.445971415109157, 0.545625883461599, 0.645751531333438, 0.732370032982566, 0.811371132401445, 0.876550965918015, 0.92578922569499, 0.955944714936391, 0.975891314590859, 0.987984922255379, 0.996466153604523, 1)
C1_y<-c(0, 0.00507162558946525, 0.0336328854880327, 0.0581012545600142, 0.114067087819201, 0.195657976688317, 0.291751935225554, 0.386600231337308, 0.493638224041285, 0.592312483317021, 0.681911202064241, 0.75958715188184, 0.82872141649613, 0.884598273867782, 0.9249043509209, 0.954800249132485, 0.973485185514726, 0.987365423970104, 0.994483494972862, 0.9974196992615, 0.998576385799448, 0.999555120562328, 1)

#ModelD1
D1_x<-c(0, 0.029, 0.09, 0.173, 0.262, 0.349, 0.467, 0.583, 0.691, 0.838, 1)
D1_y<-c(0, 0.182, 0.328, 0.441, 0.559, 0.677, 0.754, 0.832, 0.907, 0.967, 1)


## Results vectors

names<-c()
Binormal_1<-c()
Binormal_2<-c()
Binormal_obj<-c()
Binormal_rmsp<-c()
Midnormal_1<-c()
Midnormal_obj<-c()
Midnormal_rmsp<-c()
Bifractal_1<-c()
Bifractal_2<-c()
Bifractal_obj<-c()
Bifractal_rmsp<-c()
Midfractal_1<-c()
Midfractal_obj<-c()
Midfractal_rmsp<-c()
Bilogistic_1<-c()
Bilogistic_2<-c()
Bilogistic_obj<-c()
Bilogistic_rmsp<-c()
Bibeta_1<-c()
Bibeta_2<-c()
Bibeta_3<-c()
Bibeta_4<-c()
Bibeta_obj<-c()
Bibeta_rmsp<-c()
SBibeta_1<-c()
SBibeta_2<-c()
SBibeta_obj<-c()
SBibeta_rmsp<-c()
Bigamma_1<-c()
Bigamma_2<-c()
Bigamma_3<-c()
Bigamma_4<-c()
Bigamma_obj<-c()
Bigamma_rmsp<-c()
Power_1<-c()
Power_obj<-c()
Power_rmsp<-c()



### Curve fitting macro

library(gtools)

ROC_fitting <- defmacro(input_x, input_y, input_name, expr={
  
  #Example for testing:
  #name<-'RezacRezac'
  #input_x<-Rezac_x
  #input_x<-BergC_x
  #input_y<-Rezac_y
  #input_y<-BergC_y
  
  piecewise=approxfun(input_x, input_y)
  
  fobj_Binormal<-function(pars){
    fi<-function(x){(FuncBinormal(x, pars[1], pars[2])-piecewise(x))^2}
    integrate(fi,0,1)[[1]]}
  optres_Binormal<-optim(par=c(1,.5), fn=fobj_Binormal)
  
  fobj_Midnormal<-function(pars){
    fi<-function(x){(FuncMidnormal(x, pars[1])-piecewise(x))^2}
    integrate(fi,0,1)[[1]]}
  optres_Midnormal<-optim(par=c(.5), fn=fobj_Midnormal, lower=c(0), upper=c(1), method="Brent")
  
  fobj_Bifractal<-function(pars){
    fi<-function(x){(FuncBifractal(x, pars[1], pars[2])-piecewise(x))^2}
    integrate(fi,0,1)[[1]]}
  optres_Bifractal<-optim(par=c(.5,.5), fn=fobj_Bifractal)
  
  fobj_Midfractal<-function(pars){
    fi<-function(x){(FuncMidfractal(x, pars[1])-piecewise(x))^2}
    integrate(fi,0,1)[[1]]}
  optres_Midfractal<-optim(par=c(.5), fn=fobj_Midfractal, lower=c(0), upper=c(1), method="Brent")
  
  fobj_Bilogistic<-function(pars){
    fi<-function(x){(FuncBilogistic(x, pars[1], pars[2])-piecewise(x))^2}
    integrate(fi,0,1)[[1]]}
  optres_Bilogistic<-optim(par=c(1,1), fn=fobj_Bilogistic)
  
  fobj_SBibeta<-function(pars){
    fi<-function(x){(FuncSBibeta(x, pars[1], pars[2])-piecewise(x))^2}
    integrate(fi,0,1)[[1]]}
  optres_SBibeta<-optim(par=c(1,1), fn=fobj_SBibeta)
  
  fobj_Bibeta<-function(pars){
    fi<-function(x){(FuncBibeta(x, pars[1], pars[2], pars[3], pars[4])-piecewise(x))^2}
    integrate(fi,0,1)[[1]]}
  optres_Bibeta<-optim(par=c(optres_SBibeta$par[1],1,1,optres_SBibeta$par[2]), fn=fobj_Bibeta)
  
  fobj_Bigamma<-function(pars){
    fi<-function(x){(FuncBigamma(x, pars[1], pars[2], pars[3], pars[4])-piecewise(x))^2}
    integrate(fi,0,1)[[1]]}
  optres_Bigamma<-optim(par=c(1,1,1,1), fn=fobj_Bigamma, lower=c(0,0,0,0), method="L-BFGS-B")
  
  fobj_Power<-function(pars){
    fi<-function(x){(FuncPower(x, pars[1])-piecewise(x))^2}
    integrate(fi,0,1)[[1]]}
  optres_Power<-optim(par=c(.5), fn=fobj_Power, lower=c(0), upper=c(1), method="Brent")
  
  names<-c(names, input_name)
  Binormal_1<-c(Binormal_1, optres_Binormal$par[1])
  Binormal_2<-c(Binormal_2, optres_Binormal$par[2])
  Binormal_obj<-c(Binormal_obj, optres_Binormal$value)
  Binormal_rmsp<-c(Binormal_rmsp, sqrt(optres_Binormal$value)*100)
  Midnormal_1<-c(Midnormal_1, optres_Midnormal$par[1])
  Midnormal_obj<-c(Midnormal_obj, optres_Midnormal$value)
  Midnormal_rmsp<-c(Midnormal_rmsp, sqrt(optres_Midnormal$value)*100)
  Bifractal_1<-c(Bifractal_1, optres_Bifractal$par[1])
  Bifractal_2<-c(Bifractal_2, optres_Bifractal$par[2])
  Bifractal_obj<-c(Bifractal_obj, optres_Bifractal$value)
  Bifractal_rmsp<-c(Bifractal_rmsp, sqrt(optres_Bifractal$value)*100)
  Midfractal_1<-c(Midfractal_1, optres_Midfractal$par[1])
  Midfractal_obj<-c(Midfractal_obj, optres_Midfractal$value)
  Midfractal_rmsp<-c(Midfractal_rmsp, sqrt(optres_Midfractal$value)*100)
  Bilogistic_1<-c(Bilogistic_1, optres_Bilogistic$par[1])
  Bilogistic_2<-c(Bilogistic_2, optres_Bilogistic$par[2])
  Bilogistic_obj<-c(Bilogistic_obj, optres_Bilogistic$value)
  Bilogistic_rmsp<-c(Bilogistic_rmsp, sqrt(optres_Bilogistic$value)*100)
  Bibeta_1<-c(Bibeta_1, optres_Bibeta$par[1])
  Bibeta_2<-c(Bibeta_2, optres_Bibeta$par[2])
  Bibeta_3<-c(Bibeta_3, optres_Bibeta$par[3])
  Bibeta_4<-c(Bibeta_4, optres_Bibeta$par[4])
  Bibeta_obj<-c(Bibeta_obj, optres_Bibeta$value)
  Bibeta_rmsp<-c(Bibeta_rmsp, sqrt(optres_Bibeta$value)*100)
  SBibeta_1<-c(SBibeta_1, optres_SBibeta$par[1])
  SBibeta_2<-c(SBibeta_2, optres_SBibeta$par[2])
  SBibeta_obj<-c(SBibeta_obj, optres_SBibeta$value)
  SBibeta_rmsp<-c(SBibeta_rmsp, sqrt(optres_SBibeta$value)*100)
  Bigamma_1<-c(Bigamma_1, optres_Bigamma$par[1])
  Bigamma_2<-c(Bigamma_2, optres_Bigamma$par[2])
  Bigamma_3<-c(Bigamma_3, optres_Bigamma$par[3])
  Bigamma_4<-c(Bigamma_4, optres_Bigamma$par[4])
  Bigamma_obj<-c(Bigamma_obj, optres_Bigamma$value)
  Bigamma_rmsp<-c(Bigamma_rmsp, sqrt(optres_Bigamma$value)*100)
  Power_1<-c(Power_1, optres_Power$par[1])
  Power_obj<-c(Power_obj, optres_Power$value)
  Power_rmsp<-c(Power_rmsp, sqrt(optres_Power$value)*100)
})

ROC_fitting(BergC_x, BergC_y, "Berg2020C")
ROC_fitting(BergF_x, BergF_y, "Berg2020F")
ROC_fitting(Conolly_I_x, Conolly_I_y, "Conolly2015I")
ROC_fitting(Conolly_II_x, Conolly_II_y, "Conolly2015I")
ROC_fitting(Jennings_x, Jennings_y, "Jennings2017")
ROC_fitting(HahmA_x, HahmA_y, "Hahm2011A")
ROC_fitting(HahmB_x, HahmB_y, "Hahm2011B")
ROC_fitting(Iyer_x, Iyer_y, "Iyer2016")
ROC_fitting(Rezac_x, Rezac_y, "Rezac2011")
ROC_fitting(RezacB_x, RezacB_y, "Rezac2011B")
ROC_fitting(Tobback_x, Tobback_y, "Tobback2019")
ROC_fitting(Wojcicki_x, Wojcicki_y, "Wojcicki2010")
ROC_fitting(A1_x, A1_y, "A1")
ROC_fitting(A2_x, A2_y, "A2")
ROC_fitting(B1_x, B1_y, "B1")
ROC_fitting(B2_x, B2_y, "B2")
ROC_fitting(B3_x, B3_y, "B3")
ROC_fitting(C1_x, C1_y, "C1")
ROC_fitting(D1_x, D1_y, "D1")


results<-data.frame(names, 
                    Binormal_rmsp,
                    Midnormal_rmsp,
                    Bifractal_rmsp,
                    Midfractal_rmsp,
                    Bilogistic_rmsp,
                    Bibeta_rmsp,
                    SBibeta_rmsp,
                    Bigamma_rmsp,
                    Power_rmsp)
#View(results)

resultsfull<-data.frame(names, 
                        Binormal_1,
                        Binormal_2,
                        Binormal_obj,
                        Binormal_rmsp,
                        Midnormal_1,
                        Midnormal_obj,
                        Midnormal_rmsp,
                        Bifractal_1,
                        Bifractal_2,
                        Bifractal_obj,
                        Bifractal_rmsp,
                        Midfractal_1,
                        Midfractal_obj,
                        Midfractal_rmsp,
                        Bilogistic_1,
                        Bilogistic_2,
                        Bilogistic_obj,
                        Bilogistic_rmsp,
                        Bibeta_1,
                        Bibeta_2,
                        Bibeta_3,
                        Bibeta_4,
                        Bibeta_obj,
                        Bibeta_rmsp,
                        SBibeta_1,
                        SBibeta_2,
                        SBibeta_obj,
                        SBibeta_rmsp,
                        Bigamma_1,
                        Bigamma_2,
                        Bigamma_3,
                        Bigamma_4,
                        Bigamma_obj,
                        Bigamma_rmsp,
                        Power_1,
                        Power_obj,
                        Power_rmsp)

View(resultsfull)

results2<-colMeans(results[,2:10])
View(data.frame(results2))

minima<-apply(results[,2:10], 1, FUN = min)==results[,2:10]
colSums(minima)

maxima<-apply(results[,2:10], 1, FUN = max)==results[,2:10]
colSums(maxima)

sum(results$Bifractal_rmsp<results$Binormal_rmsp)

results_rounded<-results
for (i in 2:dim(results)[2]){
  results_rounded[,i]=round(results[,i],2)
}
View(results_rounded)

# Figure 1
# bifractal plot

if(save_figures_flag) {win.metafile("fig_1_bifractal_curves.wmf", width = 5, height = 5)}
save_par<-par(mar=c(2,2,1,1))


curve(FuncBifractal(x,.5,.5),lwd=2, main='', xlab='', ylab='')
curve(FuncBifractal(x,.7,.5),add=TRUE, lty=2, lwd=2)
curve(FuncBifractal(x,1,.5),add=TRUE, lty=3, lwd=2)
curve(FuncBifractal(x,0,.5),add=TRUE, lty=4, lwd=2)

legend( x="bottomright", 
        legend=c(expression(paste("Bifractal curve with ", beta, " = .5 and ", gamma, " = .5"))
                 , expression(paste("Bifractal curve with ", beta, " = .7 and ", gamma, " = .5"))
                 , expression(paste("Bifractal curve with ", beta, " = 1 and ", gamma, " = .5"))
                 , expression(paste("Bifractal curve with ", beta, " = 0 and ", gamma, " = .5"))
                 
        ),
        lty=c(1,2,3,4),
        lwd=c(1,2,2,2),
        pch=c(NA,NA,NA,NA) )

par(save_par)
if(save_figures_flag) {dev.off()}


#Figure 2 
# binormal plot
if(save_figures_flag) {win.metafile("fig_2_binormal_curves.wmf", width = 5, height = 5)}
save_par<-par(mar=c(2,2,1,1))
curve(FuncBinormal(x,1,.5),lwd=2, main='', xlab='', ylab='')
curve(FuncBinormal(x,1.5,.5),add=TRUE, lty=2, lwd=2)
curve(FuncBinormal(x,2,.5),add=TRUE, lty=3, lwd=2)
curve(FuncBinormal(x,.7,.5),add=TRUE, lty=4, lwd=2)

legend( x="bottomright", 
        legend=c(expression(paste("Binormal curve with b = 1 and ", gamma, " = .5"))
                 , expression(paste("Binormal curve with b = 1.5 and ", gamma, " = .5"))
                 , expression(paste("Binormal curve with b = 2.0 and ", gamma, " = .5"))
                 , expression(paste("Binormal curve with b = .7 and ", gamma, " = .5"))
                 
        ),
        lty=c(1,2,3,4),
        lwd=c(1,2,2,2),
        pch=c(NA,NA,NA,NA) )
par(save_par)
if(save_figures_flag) {dev.off()}



#Figure 3
if(save_figures_flag) {win.metafile("fig_3_rrfit.wmf", width = 5, height = 5)}
save_par<-par(mar=c(2,2,1,1))

plot(D1_x,D1_y, main='', xlab='', ylab='', lwd=3)

curve(FuncBinormal(x,resultsfull$Binormal_1[which(resultsfull$names=='D1')],
                   resultsfull$Binormal_2[which(resultsfull$names=='D1')]),add=TRUE, lwd=1)

curve(FuncBifractal(x,resultsfull$Bifractal_1[which(resultsfull$names=='D1')]
                    , resultsfull$Bifractal_2[which(resultsfull$names=='D1')]),add=TRUE, lty=2, lwd=2)

curve(FuncBilogistic(x,resultsfull$Bilogistic_1[which(resultsfull$names=='D1')]
                     , resultsfull$Bilogistic_2[which(resultsfull$names=='D1')]),add=TRUE, lty=3, lwd=2)

curve(FuncPower(x,resultsfull$Power_1[which(resultsfull$names=='D1')]),add=TRUE, lty=4, lwd=2)

legend( x="bottomright", 
        legend=c("Actual ROC curve points"
                 , "Fitted binormal ROC curve"
                 , "Fitted bifractal ROC curve"
                 , "Fitted bilogistic ROC curve"
                 , "Fitted power ROC curve"
        ),
        lty=c(0,1,2,3,4),
        lwd=c(3,1,2,2,2),
        pch=c(1,NA,NA,NA,NA) )
par(save_par)
if(save_figures_flag) {dev.off()}

paste0('Binormal: b=', resultsfull$Binormal_1[which(resultsfull$names=='D1')], ' gamma=', resultsfull$Binormal_2[which(resultsfull$names=='D1')], ' fobj=', resultsfull$Binormal_obj[which(resultsfull$names=='D1')])
paste0('Bifractal: beta=', resultsfull$Bifractal_1[which(resultsfull$names=='D1')], ' gamma=', resultsfull$Bifractal_2[which(resultsfull$names=='D1')], ' fobj=', resultsfull$Bifractal_obj[which(resultsfull$names=='D1')])
paste0('Bilogistic: alpha0=', resultsfull$Bilogistic_1[which(resultsfull$names=='D1')], ' alpha1=', resultsfull$Bilogistic_2[which(resultsfull$names=='D1')], ' fobj=', resultsfull$Bilogistic_obj[which(resultsfull$names=='D1')])
paste0('Power: gamma=', resultsfull$Power_1[which(resultsfull$names=='D1')], ' fobj=', resultsfull$Power_obj[which(resultsfull$names=='D1')])
paste0('Power: theta=', (1-resultsfull$Power_1[which(resultsfull$names=='D1')])/(1+resultsfull$Power_1[which(resultsfull$names=='D1')]), ' fobj=', resultsfull$Power_obj[which(resultsfull$names=='D1')])


# Gini based on D1 data
ginic<-function(bc, gc){
  #function for gini when we have cumulative goods and bads vectors
  sum((gc[2:(length(gc))]-gc[1:(length(gc)-1)])*
        (bc[2:(length(bc))]+bc[1:(length(bc)-1)]))-1
} 

ginic(D1_y, D1_x)



# Figure 4
res_all<-results2
model<-c('binormal', 'midnormal', 'bifractal', 'midfractal', 'bilogistic', 'bibeta', 'simple bibeta', 
         'bigamma', 'power')
n_parameters<-factor(c(2, 1, 2, 1, 2, 4, 2, 4, 1), 
                     labels = c('1 parameter', '2 parameters', '4 parameters'))
explicit_gini<-factor(1-c(1,1,1,1,0,0,0,0,1), 
                      labels = c('explicit Gini', 'no explicit Gini'))
res_summary<-data.frame(model, res_all, n_parameters, explicit_gini)
res_summary$model<-factor(res_summary$model, levels=res_summary$model[order(res_summary$res_all)])


if(save_figures_flag) {win.metafile("fig_4_compar.wmf", width = 6.5, height = 5)}
save_par<-par(mar=c(2,2,1,1))

ggplot(data=res_summary, aes(x=model, y=res_all, lty=explicit_gini, fill=n_parameters)) +
  geom_bar(colour="black", size=1, position="dodge", stat="identity") +
  geom_text(aes(label = sprintf("%.2f", res_all), y= res_all, col=NULL),  hjust = 1.5) +
  coord_flip()+
  theme_bw()+
  scale_fill_brewer(name = "number of parameters", palette=6)+
  scale_linetype_discrete(name = "parameter intepretation")+
  scale_y_discrete(name="average fit")+
  xlab('')

par(save_par)
if(save_figures_flag) {dev.off()}

# Properness check
mean(resultsfull$Binormal_1)
sd(resultsfull$Binormal_1)
max(resultsfull$Binormal_1)
min(resultsfull$Binormal_1)

#Properness check: 

f1 <- function(x){FuncBinormal(x,max(resultsfull$Binormal_1),.74)}
f1<- Vectorize(f1)
points<-10^-(1:60)
max(points[points>f1(points)])

curve(f1, 0, max(points[points>f1(points)])*50)
abline(a=0, b=1)

binoplot<-function(x, y, name){
  if(save_figures_flag) {win.metafile(name, width = 5, height = 5)}
  save_par<-par(mar=c(4.2,4,1,1))
  lmqq<-function(x,y){lm(qnorm(y[!(x==0|x==1|y==0|y==1)])
                         ~qnorm(x)[!(x==0|x==1|y==0|y==1)])}
  myticks<-c(0.001, 0.01, c(1,3,5,7,9)/10, .99, .999)
  plot(qnorm(x), qnorm(y), axes=FALSE, xlab="Cumulative good proportion", ylab="Cumulative bad proportion",   
       xlim=c(qnorm(0.001),qnorm(0.999)), ylim=c(qnorm(0.001),qnorm(0.999)))
  axis(side=1, at=qnorm(myticks), labels=myticks)
  axis(side=2, at=qnorm(myticks), labels=myticks)
  axis(side=3)
  axis(side=4)
  box()
  abline(0,1, lty=2)
  abline(lmqq(x,y))
  par(save_par)
  if(save_figures_flag) {dev.off()}
}


binoplot(A1_x, A1_y, "fig_5a_a1binormal.wmf")
binoplot(RezacB_x, RezacB_y, "fig_5b_RRbinormal.wmf")
binoplot(Tobback_x, Tobback_y, "fig_5c_Tobbackbinormal.wmf")
binoplot(C1_x, C1_y, "fig_5d_C1binormal.wmf")
